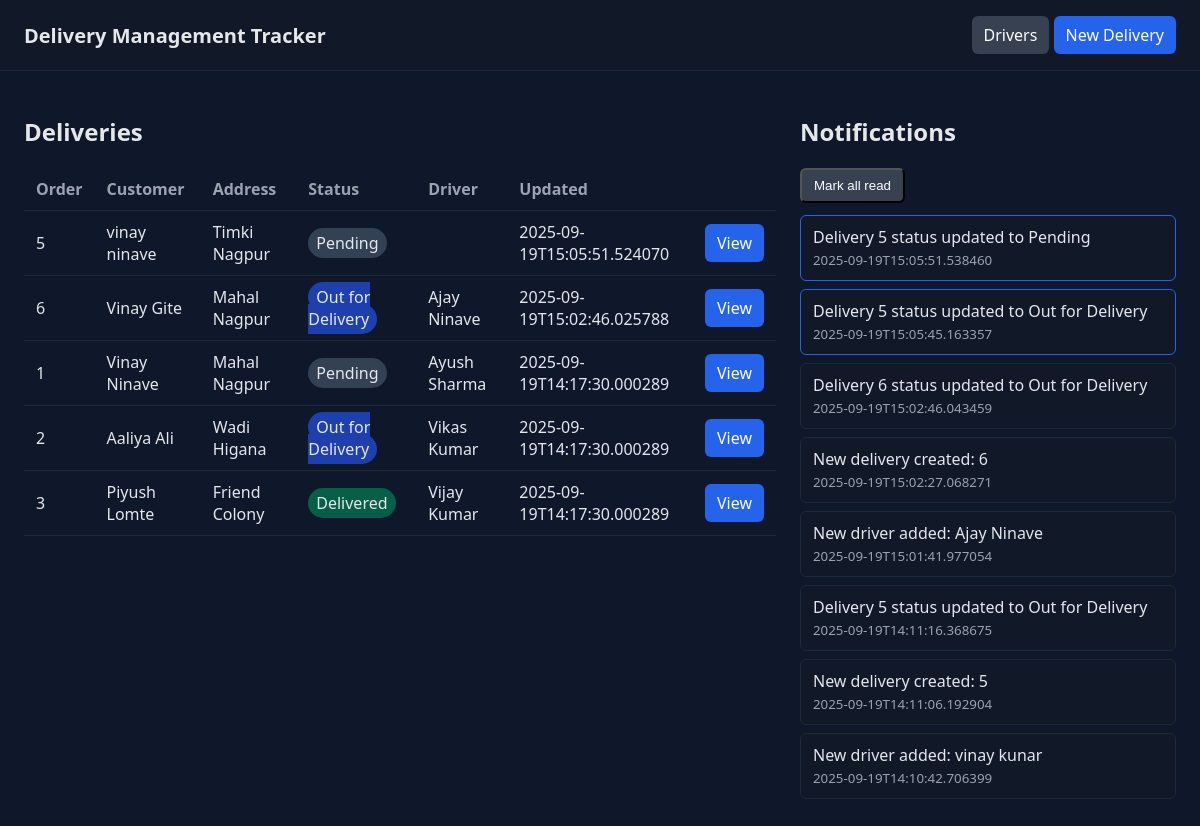
Before: / with the older database file.
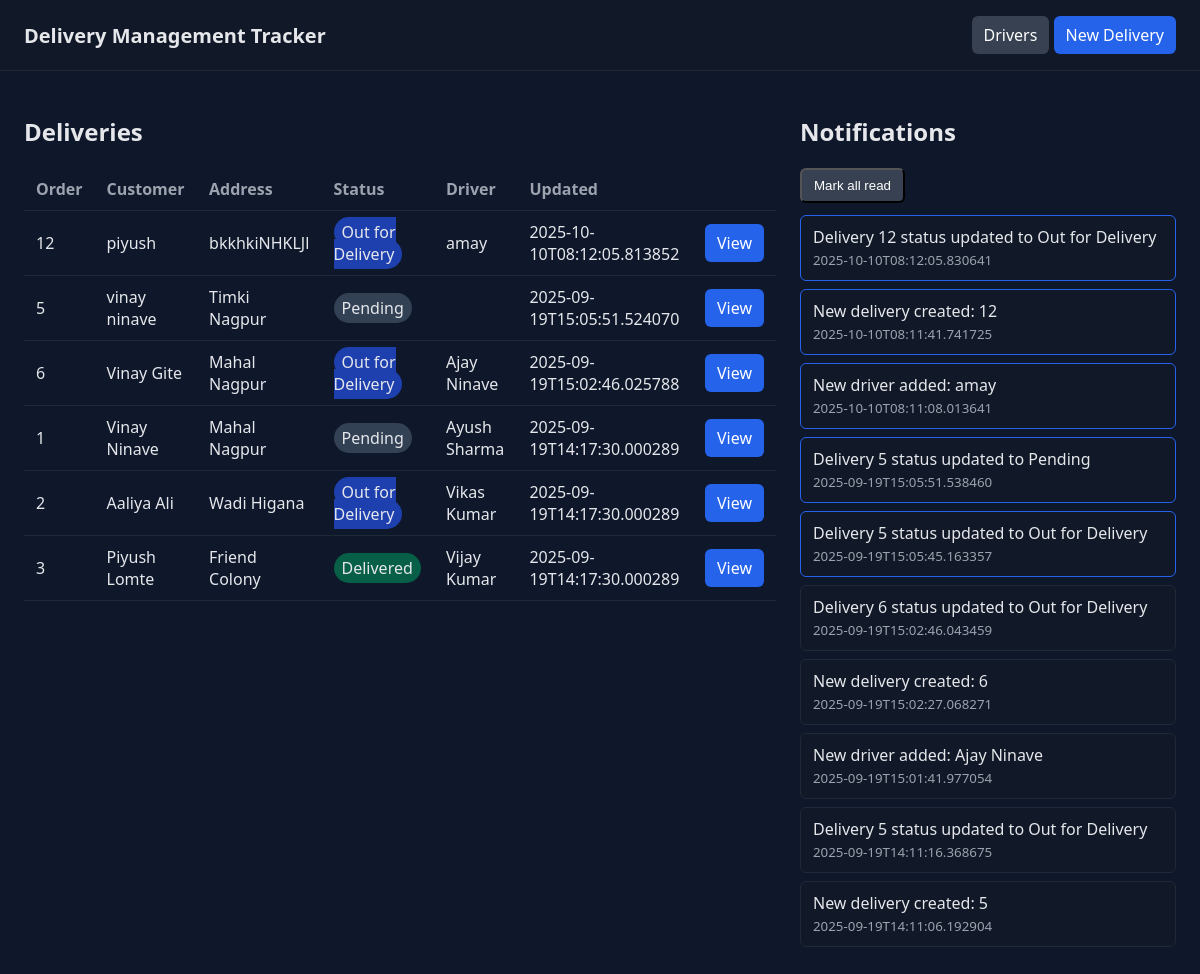
After: the same page with the newer database file.
### tables this page shows
CREATE TABLE deliveries (
	id INTEGER PRIMARY KEY AUTOINCREMENT,
	order_number TEXT NOT NULL UNIQUE,
	customer_name TEXT NOT NULL,
	address TEXT NOT NULL,
	status TEXT NOT NULL DEFAULT 'Pending',
	estimated_delivery TEXT,
	updated_at TEXT NOT NULL,
	driver_id INTEGER,
	FOREIGN KEY(driver_id) REFERENCES drivers(id) ON DELETE SET NULL
);

CREATE TABLE notifications (
	id INTEGER PRIMARY KEY AUTOINCREMENT,
	message TEXT NOT NULL,
	created_at TEXT NOT NULL,
	is_read INTEGER NOT NULL DEFAULT 0
);

### app.py (the view)
@app.route('/')
def index():
	db = get_db()
	deliveries = db.execute(
		"""
		SELECT d.id, d.order_number, d.customer_name, d.address, d.status,
		       d.estimated_delivery, d.updated_at,
		       COALESCE(dr.name, '') AS driver_name
		FROM deliveries d
		LEFT JOIN drivers dr ON d.driver_id = dr.id
		ORDER BY d.updated_at DESC
		"""
	).fetchall()
	notifications = db.execute(
		"SELECT id, message, created_at, is_read FROM notifications ORDER BY created_at DESC LIMIT 10"
	).fetchall()
	return render_template('index.html', deliveries=deliveries, notifications=notifications)

### app.py (called while the page is built)
def get_db():
	if 'db' not in g:
		g.db = sqlite3.connect(DATABASE)
		g.db.row_factory = sqlite3.Row
	return g.db

### templates/index.html
{% extends 'base.html' %}
{% block content %}
<div class="grid">
	<section>
		<h2>Deliveries</h2>
		<table class="table">
			<thead>
				<tr>
					<th>Order</th>
					<th>Customer</th>
					<th>Address</th>
					<th>Status</th>
					<th>Driver</th>
					<th>Updated</th>
					<th></th>
				</tr>
			</thead>
			<tbody>
				{% for d in deliveries %}
				<tr>
					<td>{{ d.order_number }}</td>
					<td>{{ d.customer_name }}</td>
					<td>{{ d.address }}</td>
					<td><span class="badge status-{{ d.status|lower|replace(' ', '-') }}">{{ d.status }}</span></td>
					<td>{{ d.driver_name }}</td>
					<td>{{ d.updated_at }}</td>
					<td><a class="btn" href="{{ url_for('delivery_detail', delivery_id=d.id) }}">View</a></td>
				</tr>
				{% else %}
				<tr><td colspan="7">No deliveries yet.</td></tr>
				{% endfor %}
			</tbody>
		</table>
	</section>
	<section>
		<h2>Notifications</h2>
		<form method="post" action="{{ url_for('mark_notifications_read') }}">
			<button class="btn secondary" type="submit">Mark all read</button>
		</form>
		<ul class="notifications">
			{% for n in notifications %}
				<li class="note{% if not n.is_read %} unread{% endif %}">
					<div class="note-message">{{ n.message }}</div>
					<small class="note-time">{{ n.created_at }}</small>
				</li>
			{% else %}
				<li>No notifications.</li>
			{% endfor %}
		</ul>
	</section>
</div>
{% endblock %}

### templates/base.html (shortened to what this page needs)
<!doctype html>
<html lang="en">
<head>
	<link rel="stylesheet" href="{{ url_for('static', filename='styles.css') }}">
</head>
<body>
	<header class="site-header">
		<h1><a href="{{ url_for('index') }}">Delivery Management Tracker</a></h1>
		<nav>
			<a class="btn secondary" href="{{ url_for('drivers_list') }}">Drivers</a>
			<a class="btn" href="{{ url_for('create_delivery') }}">New Delivery</a>
		</nav>
	</header>
	<main class="container">
		{% block content %}{% endblock %}
	</main>
</body>
</html>

### static/styles.css (style rules this page uses)
:root { --bg: #0f172a; --panel: #111827; --text: #e5e7eb; --muted: #9ca3af; --primary: #2563eb; --secondary: #374151; --success: #16a34a; --warning: #d97706; --danger: #dc2626; --border: #1f2937; }
* { box-sizing: border-box; }
body { margin: 0; font-family: system-ui, -apple-system, Segoe UI, Roboto, Arial; background: var(--bg); color: var(--text); }
a { color: inherit; text-decoration: none; }
.site-header { display: flex; align-items: center; justify-content: space-between; padding: 16px 24px; background: var(--panel); border-bottom: 1px solid var(--border); }
.site-header h1 { font-size: 20px; margin: 0; }
.container { padding: 24px; }
.grid { display: grid; grid-template-columns: 2fr 1fr; gap: 24px; }
.table { width: 100%; border-collapse: collapse; }
.table th, .table td { text-align: left; padding: 10px 12px; border-bottom: 1px solid var(--border); }
.table th { color: var(--muted); font-weight: 600; }
.btn { display: inline-block; padding: 8px 12px; background: var(--primary); color: white; border-radius: 6px; cursor: pointer; }
.btn.secondary { background: var(--secondary); }
.notifications { list-style: none; padding: 0; margin: 12px 0 0; }
.note { padding: 10px 12px; border: 1px solid var(--border); border-radius: 6px; margin-bottom: 8px; background: var(--panel); }
.note.unread { border-color: var(--primary); }
.note-time { color: var(--muted); }
.badge { padding: 4px 8px; border-radius: 999px; background: var(--secondary); }
.status-pending { background: #334155; }
.status-out-for-delivery { background: #1e40af; }
.status-delivered { background: #065f46; }

Changed rows visible on the page:
no longer on this page (row unchanged): notifications: message "New driver added: vinay kunar", created_at "2025-09-19T14:10:42.706399"
added deliveries: order_number "12", customer_name "piyush", address "bkkhkiNHKLJl", status "Out for Delivery", driver_name "amay", updated_at "2025-10-10T08:12:05.813852"
added notifications: message "Delivery 12 status updated to Out for Delivery", created_at "2025-10-10T08:12:05.830641", is_read 0 (drawn)
added notifications: message "New delivery created: 12", created_at "2025-10-10T08:11:41.741725", is_read 0 (drawn)
added notifications: message "New driver added: amay", created_at "2025-10-10T08:11:08.013641", is_read 0 (drawn)
